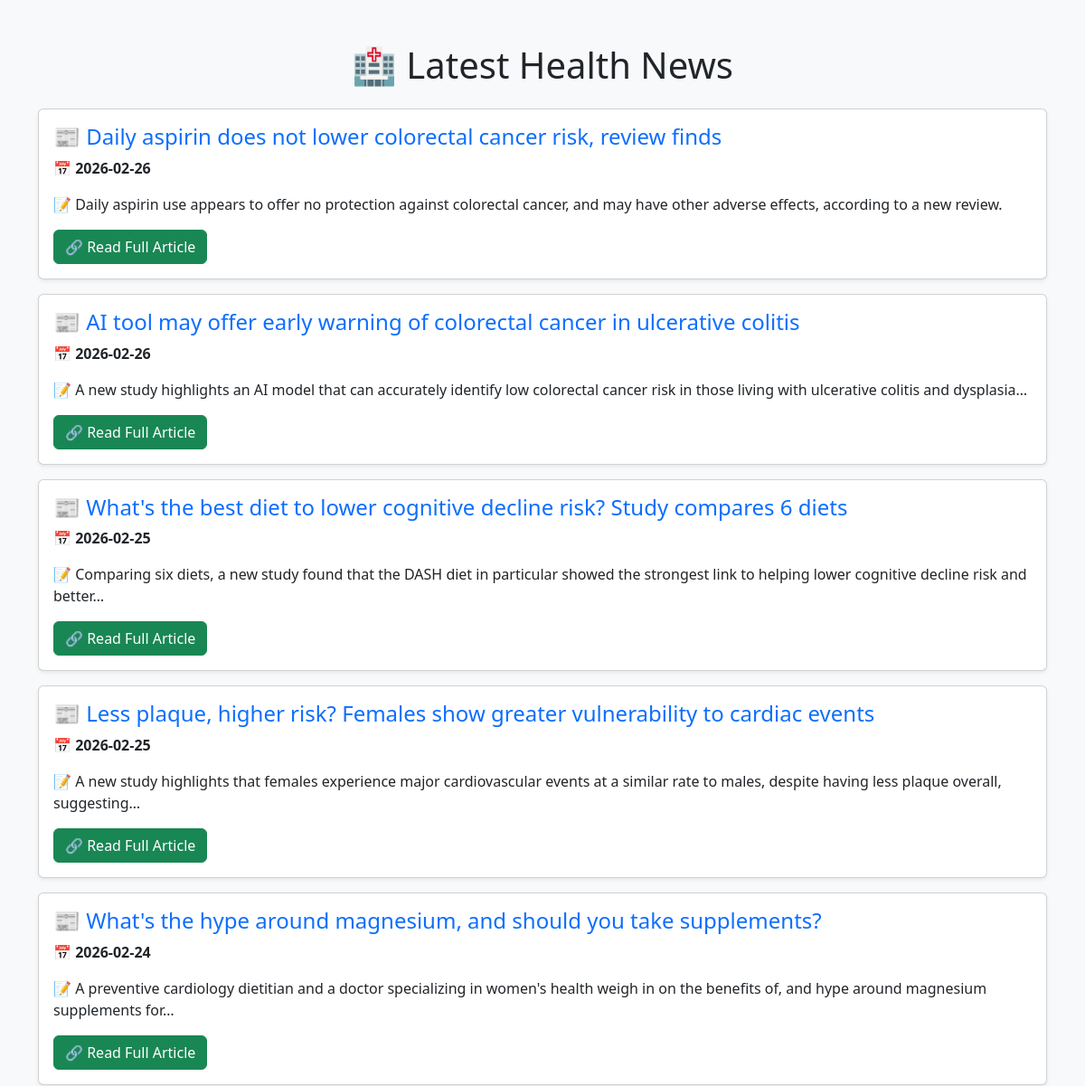
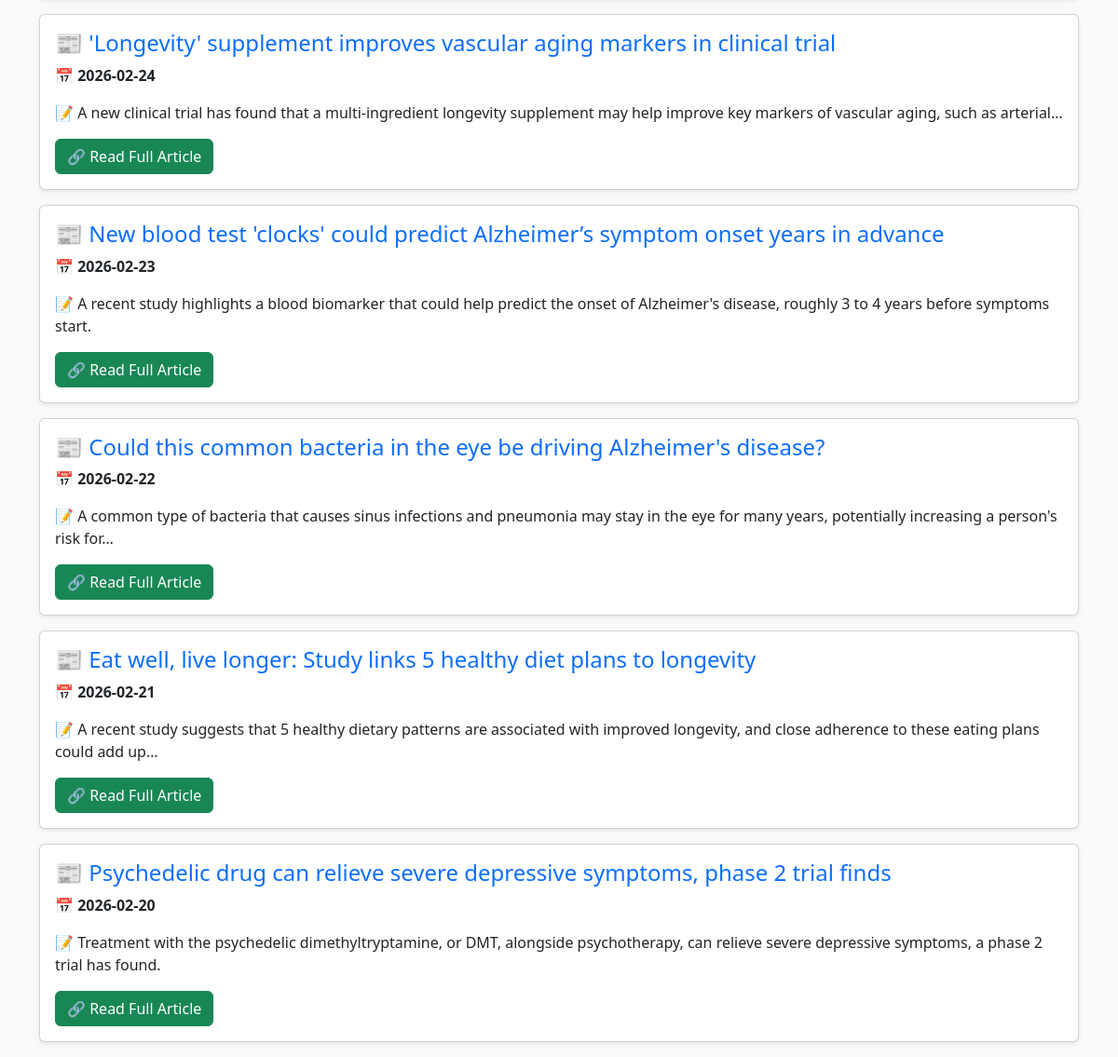
Before: / with the older database file (2 pictures, top to bottom).
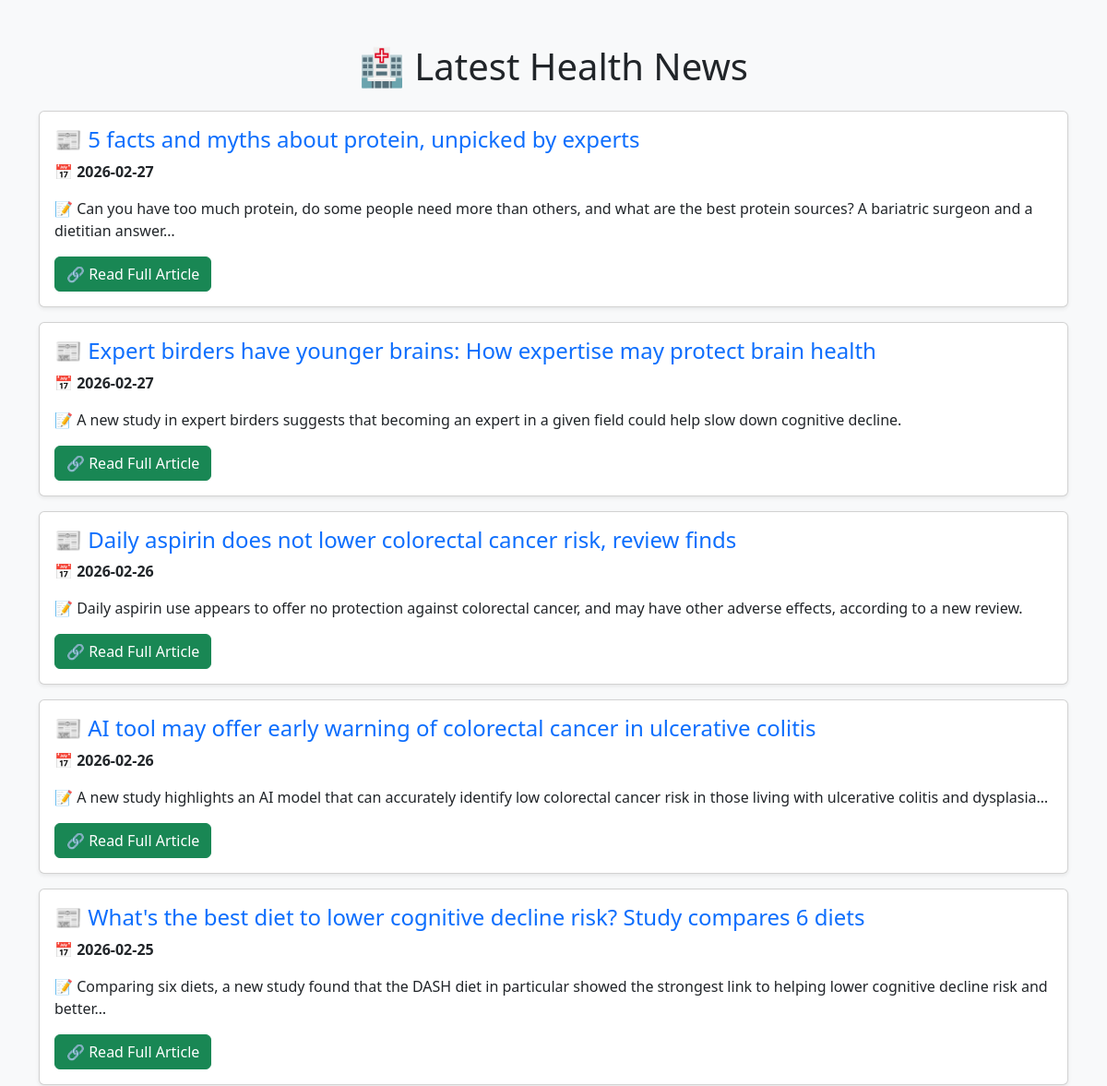
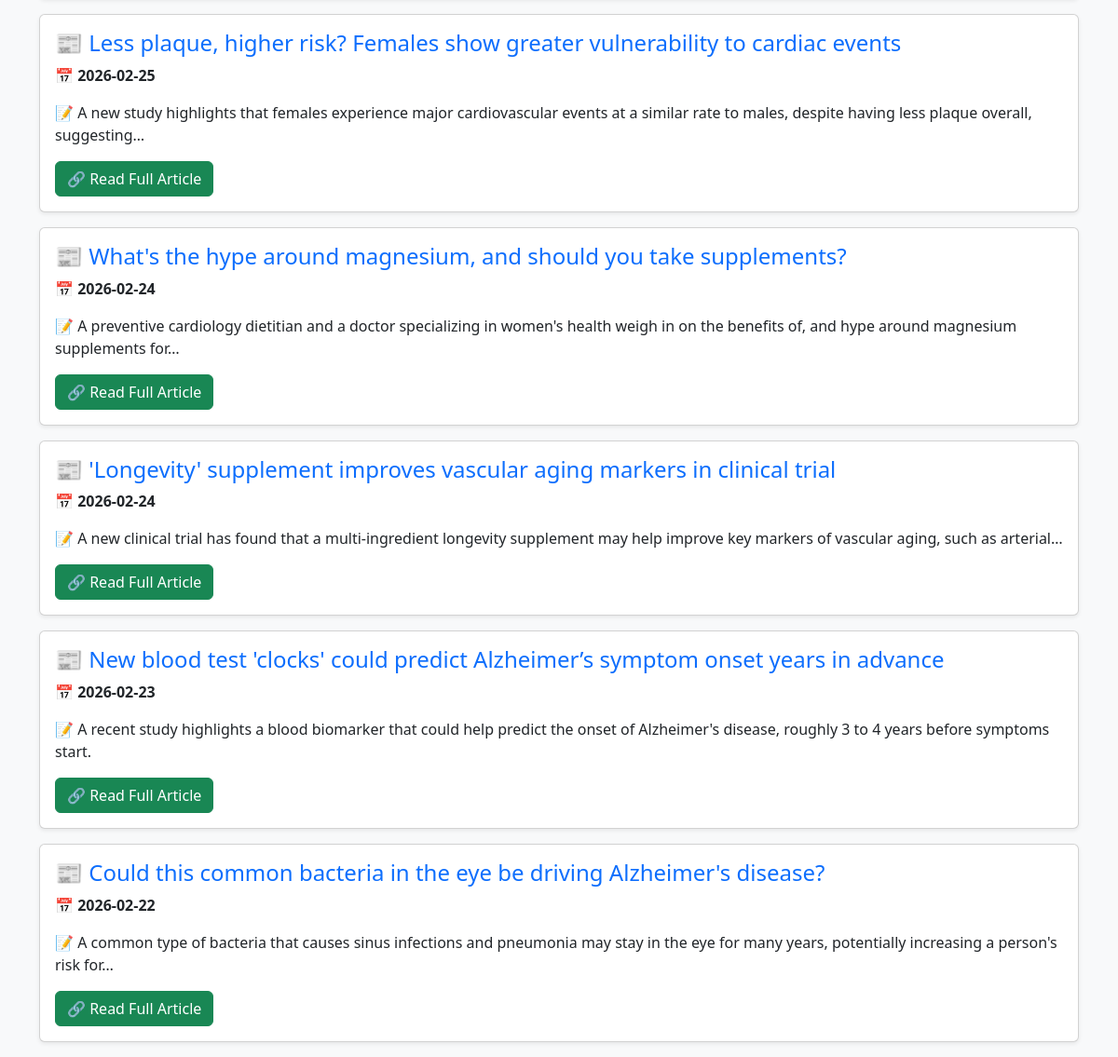
After: the same page with the newer database file (2 pictures, top to bottom).
### tables this page shows
CREATE TABLE news (
        id INTEGER PRIMARY KEY AUTOINCREMENT,
        date TEXT NOT NULL,
        title TEXT UNIQUE, 
        description TEXT,
        news_url TEXT
    );

### app.py (the view)
@app.route("/")
def index():
    page = request.args.get("page", 1, type=int)  # Get the current page number
    limit = 10  # Number of articles per page
    offset = (page - 1) * limit  # Calculate the offset
    news = fetch_news(limit, offset)
    return render_template("index.html", news=news, page=page)

### app.py (called while the page is built)
def fetch_news(limit=10, offset=0):
    conn = sqlite3.connect("health_news.db")
    cursor = conn.cursor()
    cursor.execute("SELECT date, title, description, news_url FROM news ORDER BY date DESC LIMIT ? OFFSET ?", (limit, offset))
    news_list = cursor.fetchall()
    conn.close()
    return news_list

### templates/index.html (shortened to what this page needs)
<!DOCTYPE html>
<html lang="en">
<head>
    <link href="https://cdn.jsdelivr.net/npm/bootstrap@5.3.0/dist/css/bootstrap.min.css" rel="stylesheet">
</head>
<body class="bg-light">
    <div class="container mt-5">
        <h1 class="text-center mb-4">🏥 Latest Health News</h1>
        {% for article in news %}
        <div class="card mb-3 shadow-sm">
            <div class="card-body">
                <h4 class="card-title text-primary">📰 {{ article[1] }}</h4>
                <p class="card-text">📅 <strong>{{ article[0] }}</strong></p>
                <p class="card-text">📝 {{ article[2] }}</p>
                <a href="{{ article[3] }}" class="btn btn-success" target="_blank">🔗 Read Full Article</a>
            </div>
        </div>
        {% endfor %}
    </div>
</body>
</html>

Changed rows visible on the page:
no longer on this page (row unchanged): news: title "Eat well, live longer: Study links 5 healthy diet plans to longevity", date "2026-02-21", description "A recent study suggests that 5 healthy dietary patterns are associated with improved longevity, and close adherence to these eating plans could add up…"
no longer on this page (row unchanged): news: title "Psychedelic drug can relieve severe depressive symptoms, phase 2 trial finds", date "2026-02-20", description "Treatment with the psychedelic dimethyltryptamine, or DMT, alongside psychotherapy, can relieve severe depressive symptoms, a phase 2 trial has found."
added news: title "5 facts and myths about protein, unpicked by experts", date "2026-02-27", description "Can you have too much protein, do some people need more than others, and what are the best protein sources? A bariatric surgeon and a dietitian answer…"
added news: title "Expert birders have younger brains: How expertise may protect brain health", date "2026-02-27", description "A new study in expert birders suggests that becoming an expert in a given field could help slow down cognitive decline."
